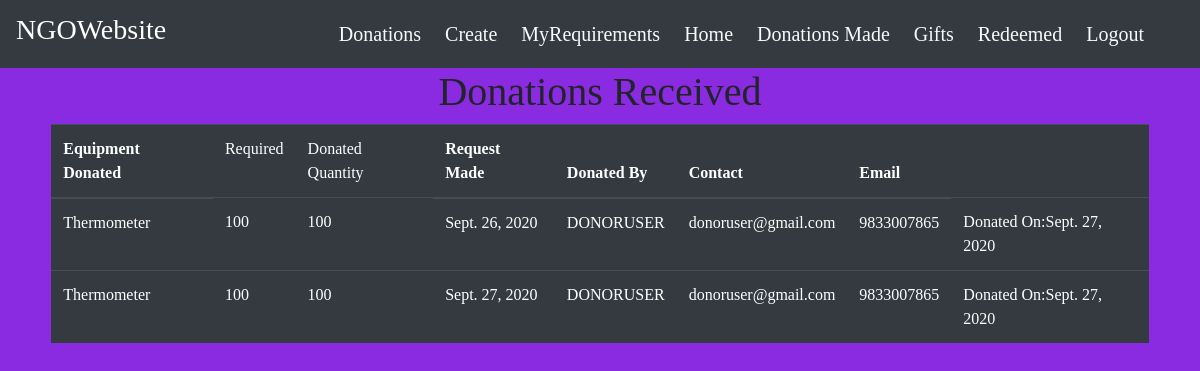
Before: /donations_received/ (signed in) with the older database file.
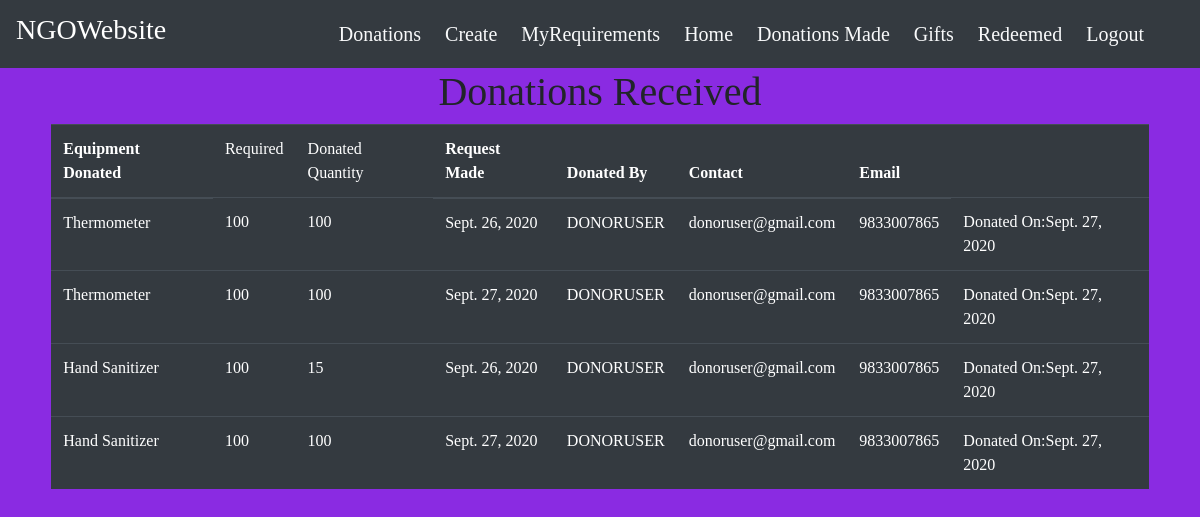
After: the same page with the newer database file.
### main/models.py (models this page shows, shortened)
class Donations(models.Model):
    donated_by = models.ForeignKey(User, on_delete=models.CASCADE)
    equipment_donated = models.ForeignKey(Requirements, on_delete=models.CASCADE)
    quantity_donated = models.IntegerField(default=1)
    request_made = models.DateField(default=timezone.now)
    donated_on = models.DateField(default=timezone.now)
    validated = models.BooleanField(default=False)

class Requirements(models.Model):
    EQUIPMENTS = (
        ('Thermometer', 'Thermometer'),
        ('Oximeter', 'Oximeter'),
        ('KN95 Mask', 'KN95 Mask'),
        ('PPE Kit', 'PPE Kit'),
        ('3M Mask', '3M Mask'),
        ('Protective Goggles', 'Protective Goggles'),
        ('Hand Sanitizer', 'Hand Sanitizer'),
        ('Gloves', 'Gloves'),
        ('Face Shield', 'Face Shield'),
        ('Test Kit', 'Test Kit'),
        ('Ventilators', 'Ventilators'),
        ('Beds', 'Beds'),
        ('Medicines', 'Medicines'),
        ('Others', 'Others'),
    )
    created_by = models.ForeignKey(User, on_delete=models.CASCADE)
    equipments = models.CharField(max_length=32,choices=EQUIPMENTS, blank=False)
    quantity = models.IntegerField(default=1, blank=False)
    description = models.TextField(blank=True)
    reason = models.CharField(max_length=255,blank=False)
    required_by = models.DateTimeField(default=timezone.now)
    additional = models.CharField(max_length=255,blank=True)
    def __str__(self):
        return self.equipments

class User(AbstractUser):
    mobile_number = models.CharField(max_length=10)
    address = models.CharField(max_length=150)
    city =  models.CharField(max_length=50)
    pincode = models.CharField(max_length=10)
    is_NGO = models.BooleanField(default=False)
    is_Donor = models.BooleanField(default=False)
    credit = models.IntegerField(default=0)

### main/decorators.py (the view)
    def wrapper_func(request, *args, **kwargs):
        user = request.user
        if user.is_NGO:
            return view_func(request, *args, **kwargs)
        else:
            return redirect('/')

### main/views.py (called while the page is built)
@login_required
@ngo_required
def donations_received(request):
    donations = Donations.objects.filter(equipment_donated__created_by=request.user)
    context = {
        'donations' : donations
    }
    return render(request, 'main/donations_received.html', context)

### main/templates/main/donations_received.html
{% extends "main/layout.html" %}
{% block content %}
<div class="list">
    {% if donations %}
    <h1 class="text-center">Donations Received</h1>
    <div class="row">
        <div class="col-sm-11 m-auto">
            <div class="table-responsive">
                <table class="table table-dark">
                    <thead>
                    <tr>
                        <th scope="col">Equipment Donated</th>
                        <td scope="col">Required</td>
                        <td scope="col">Donated Quantity</td>
                        <th scope="col">Request Made</th>
                        <th scope="col">Donated By</th>
                        <th scope="col">Contact</th>
                        <th scope="col">Email</th>
                        <td></td>
                    </tr>
                    </thead>
                    <tbody>
                        {% for donation in donations %}
                    <tr>
                        <td>{{ donation.equipment_donated }}</td>
                        <td>{{ donation.equipment_donated.quantity }}</td>
                        <td>{{ donation.quantity_donated }}</td>
                        <td>{{ donation.request_made }}</td>
                        <td>{{ donation.donated_by }}</td>
                        <td>{{ donation.donated_by.email }}</td>
                        <td>{{ donation.donated_by.mobile_number }}</td>
                        {% if donation.validated %}
                        <td>Donated On:{{ donation.donated_on }}</td>
                        {% else %}
                        <td><a href="{% url 'main:validate' donation.id %}" class="btn btn-primary">Validate</a></td>
                        {% endif %}
                    </tr>
                        {% endfor %}
                    </tbody>
                </table>
            </div>
        </div>
    </div>
    {% else %}
    <h3 class="text-center text-light">No Donations Received</h3>
    {% endif %}
</div>
{% endblock content %}

Changed rows visible on the page:
added Donations: equipment_donated "Hand Sanitizer", equipment_donated.quantity "100", quantity_donated "15", request_made "Sept. 26, 2020", donated_by "DONORUSER", donated_by.email "donoruser@gmail.com", donated_by.mobile_number "9833007865", donated_on "Sept. 27, 2020"
added Donations: equipment_donated "Hand Sanitizer", equipment_donated.quantity "100", quantity_donated "100", request_made "Sept. 27, 2020", donated_by "DONORUSER", donated_by.email "donoruser@gmail.com", donated_by.mobile_number "9833007865", donated_on "Sept. 27, 2020"
